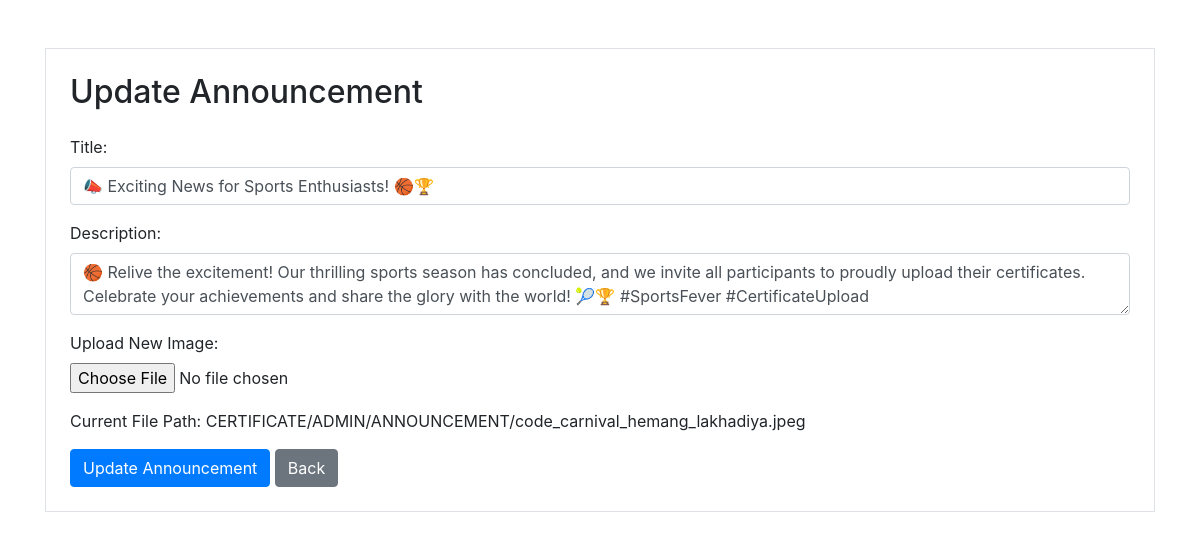
/AdminDashboard/editannouncement.php?id=1 (signed in), run on the app's committed database.
### tables this page shows
CREATE TABLE `announcements` (
  `announcement_id` int(11) NOT NULL,
  `user_id` int(11) DEFAULT NULL,
  `title` varchar(255) NOT NULL,
  `description` text NOT NULL,
  `image_path` varchar(255) NOT NULL,
  `created_at` timestamp NOT NULL DEFAULT current_timestamp()
);

### AdminDashboard/editannouncement.php (the view, shortened to what this page needs)
<!DOCTYPE html>
<html lang="en">
<head>
    <link rel="stylesheet" href="https://stackpath.bootstrapcdn.com/bootstrap/4.3.1/css/bootstrap.min.css">
</head>
<body class="container mt-5">
    <div class="border p-4">
        <h2 class="mb-4">Update Announcement</h2>
        <?php
        include_once 'db.php';
        if (isset($_GET['id'])) {
            $announcementId = $_GET['id'];
            $getAnnouncementSql = "SELECT * FROM announcements WHERE announcement_id = '$announcementId'";
            $getAnnouncementResult = mysqli_query($conn, $getAnnouncementSql);
            if ($getAnnouncementResult && mysqli_num_rows($getAnnouncementResult) > 0) {
                $announcementDetails = mysqli_fetch_assoc($getAnnouncementResult);
        ?>
                <form method="post" action="" enctype="multipart/form-data">
                    <div class="form-group">
                        <label for="title">Title:</label>
                        <input type="text" class="form-control" id="title" name="title" value="<?= htmlspecialchars($announcementDetails['title']) ?>" required>
                    </div>
                    <div class="form-group">
                        <label for="description">Description:</label>
                        <textarea class="form-control" id="description" name="description" required><?= htmlspecialchars($announcementDetails['description']) ?></textarea>
                    </div>
                    <div class="form-group">
                        <label for="new_image">Upload New Image:</label>
                        <input type="file" class="form-control-file" id="new_image" name="new_image" accept="image/*,application/pdf">
                    </div>
                    <?php
                    if (!empty($announcementDetails['image_path'])) {
                        echo '<p>Current File Path: ' . htmlspecialchars($announcementDetails['image_path']) . '</p>';
                    }
                    ?>
                    <button type="submit" class="btn btn-primary">Update Announcement</button>
                    <a href="manageannouncements.php" class="btn btn-secondary">Back</a>
                </form>
        <?php
            } else {
                echo '<div class="alert alert-danger">Announcement not found.</div>';
            }
        } else {
            echo '<div class="alert alert-danger">Invalid request.</div>';
        }
        ?>
    </div>
</body>
</html>

### data on the page
announcements: title "📣 Exciting News for Sports Enthusiasts! 🏀🏆", description "🏀 Relive the excitement! Our thrilling sports season has concluded, and we invite all participants to proudly upload their certificates. Celebrate your achievements and share the glory with the world! 🎾🏆 #SportsFever #CertificateUpload", image_path "CERTIFICATE/ADMIN/ANNOUNCEMENT/code_carnival_hemang_lakhadiya.jpeg"
